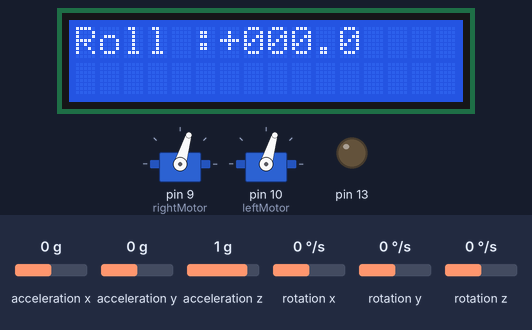
The sketch below on a simulated Arduino Uno, built with avr-gcc and run on an emulated ATmega328P. On the bench: 16×2 character LCD, 2 × servo, output pins drawn as LEDs (lit = HIGH). Wiring (inferred from the names in the program): MPU-9250 motion sensor at I2C address 0x68. The inputs (shaded band) are chosen by the test bench; at power-on: rotation y 0 °/s, acceleration x 0 g, rotation z 0 °/s, rotation x 0 °/s, acceleration y 0 g, acceleration z 1 g.

Above: at 12.4 s.
12.5 s: rotation y set to -2 °/s
At 12.77 s:
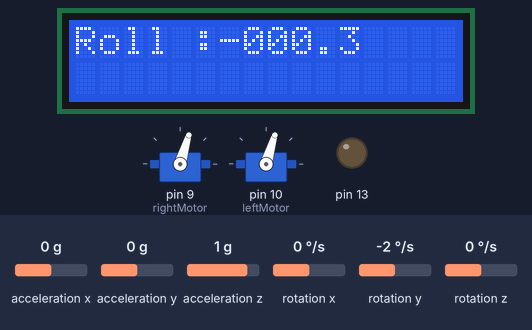
14.2 s: acceleration x set to 1.4 g
At 17.1 s:
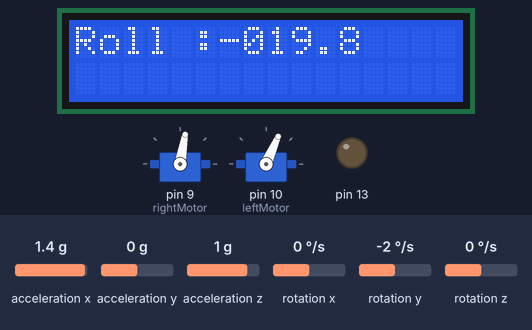
17.2 s: rotation y set to -192 °/s
At 17.7 s:
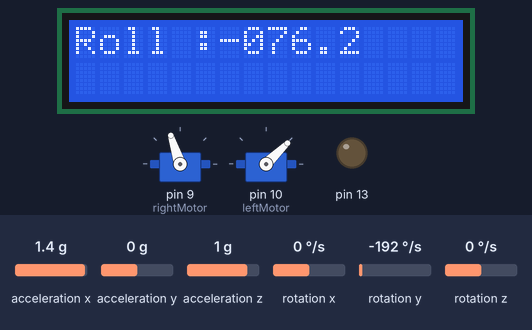
19.9 s: rotation z set to -192 °/s
At 20.1 s:
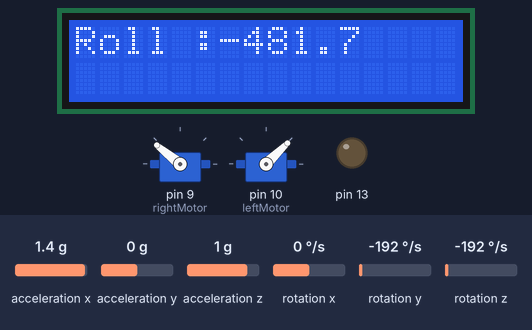
22.9 s: rotation x set to -192 °/s
At 23.11 s:
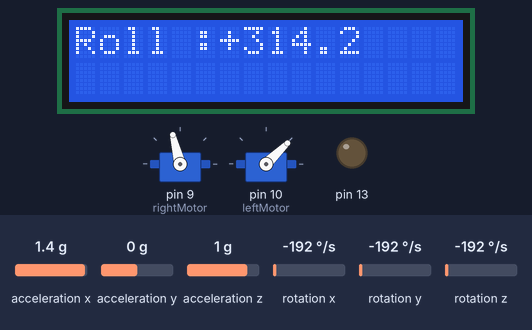
Timing chart, 0 to 29.8 s (numbered marks = the images above; inputs shaded):
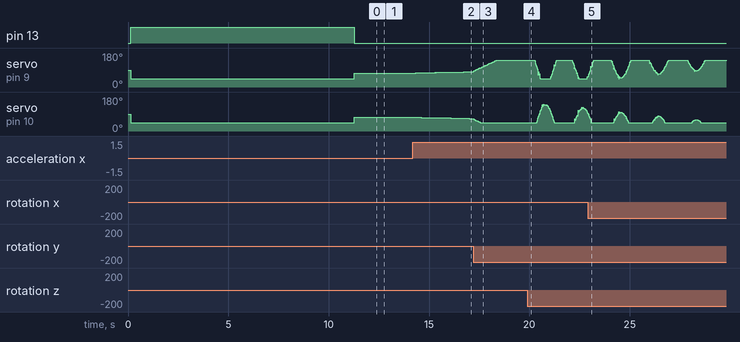

Measured:
- the behaviour switches between 0 and -1 °/s on rotation y (found by bisection; images 0 and 1)
- after the input at 12.5 s, servo on pin 9 (rightMotor): 73° → 74° after 0.31 s; servo on pin 10 (leftMotor): 73° → 72° after 1.5 s; the display: first changes after 0.09 s (image 1 shows a later state)

The sketch:

MPU-6500-PIDController.ino
```cpp
#include <LiquidCrystal.h>
#include <Wire.h>
#include <Servo.h>

LiquidCrystal lcd(12, 11, 5, 4, 3, 2);
Servo rightMotor;
Servo leftMotor;

float PIDCommand, commandLeft, commandRight, epsilon, previous_epsilon;
float PIDCommandProportionalValue = 0;
float PIDCommandIntegralValue = 0;
float PIDCommandDerivativeValue = 0;

float samplingTime, time, previousTime;

double proportionalConstant = 2.38;
double integralConstant = 0.0022;
double derivativeConstant = 0.32;

double throttle = 1300;
float reference = 0.0;

int gyroX, gyroY, gyroZ;
long accelerationXAxis, accelerationYAxis, accelerationZAxis, acc_total_vector;
int temperature;
long gyroCalibrationXAxis, gyroCalibrationYAxis, gyroCalibrationZAxis;
long loop_timer;
int lcdLoopCounter;
float angle_pitch, angle_roll;
int angle_pitch_buffer, angleRollBuffer;
boolean set_gyro_angles;
float angle_roll_acc, angle_pitch_acc;
float angle_pitch_output, angleRollOutput;

void setup() {
  Wire.begin();
  pinMode(13, OUTPUT);
  lcd.begin(16, 2);
  rightMotor.attach(9);
  leftMotor.attach(10);

  lcd.begin(16, 2);
  leftMotor.writeMicroseconds(1000);
  rightMotor.writeMicroseconds(1000);
  initializeMPU6500();
  initializeAccelerometer();
  initializeGyroscope();

  digitalWrite(13, HIGH);

  lcd.begin(16, 2);

  lcd.setCursor(0, 0);
  lcd.print(" 1 DOF BALANCE");
  lcd.setCursor(0, 1);
  lcd.print("     V1.0");

  delay(1500);
  lcd.clear();

  lcd.setCursor(0, 0);
  lcd.print("Calibrating gyro");
  lcd.setCursor(0, 1);
  for (int cal_int = 0; cal_int < 2000 ; cal_int ++) {
    if (cal_int % 125 == 0)lcd.print(".");
    read_mpu_6050_data();
    gyroCalibrationXAxis += gyroX;
    gyroCalibrationYAxis += gyroY;
    gyroCalibrationZAxis += gyroZ;
    delay(3);
  }

  gyroCalibrationXAxis /= 2000;
  gyroCalibrationYAxis /= 2000;
  gyroCalibrationZAxis /= 2000;

  lcd.clear();

  lcd.setCursor(0, 0);
  lcd.print("Roll :");

  digitalWrite(13, LOW);
  loop_timer = micros();
}

void loop() {
  previousTime = time;
  time = millis();
  samplingTime = (time - previousTime) / 1000;

  read_mpu_6050_data();

  gyroX -= gyroCalibrationXAxis;
  gyroY -= gyroCalibrationYAxis;
  gyroZ -= gyroCalibrationZAxis;

  //Gyro angle calculations
  //0.0000611 = 1 / (250Hz / 65.5)

  angle_pitch += gyroX * 0.0000611;
  angle_roll += gyroY * 0.0000611;

  //0.000001066 = 0.0000611 * (3.142(PI) / 180degr) The Arduino sin function is in radians

  angle_pitch += angle_roll * sin(gyroZ * 0.000001066);
  angle_roll -= angle_pitch * sin(gyroZ * 0.000001066);

  //Accelerometer angle calculations
  acc_total_vector = sqrt((accelerationXAxis * accelerationXAxis) + (accelerationYAxis * accelerationYAxis) + (accelerationZAxis * accelerationZAxis));
  //57.296 = 1 / (3.142 / 180) The Arduino asin function is in radians
  angle_pitch_acc = asin((float)accelerationYAxis / acc_total_vector) * 57.296;
  angle_roll_acc = asin((float)accelerationXAxis / acc_total_vector) * -57.296;


  angle_pitch_acc -= 0.0;
  angle_roll_acc -= 0.0;
  if (set_gyro_angles) {
    angle_pitch = angle_pitch * 0.9996 + angle_pitch_acc * 0.0004;
    angle_roll = angle_roll * 0.9996 + angle_roll_acc * 0.0004;
  }
  else {
    angle_pitch = angle_pitch_acc;
    angle_roll = angle_roll_acc;
    set_gyro_angles = true;
  }

  angle_pitch_output = angle_pitch_output * 0.9 + angle_pitch * 0.1;
  angleRollOutput = angleRollOutput * 0.9 + angle_roll * 0.1;
  epsilon = angleRollOutput - reference;
  PIDCommandProportionalValue = proportionalConstant * epsilon;

  if (-2.5 < epsilon < 2.5)
  {
    PIDCommandIntegralValue = PIDCommandIntegralValue + (integralConstant * epsilon);
  }

  PIDCommandDerivativeValue = derivativeConstant * ((epsilon - previous_epsilon) / samplingTime);

  PIDCommand = PIDCommandProportionalValue + PIDCommandIntegralValue + PIDCommandDerivativeValue;

  if (PIDCommand < -1000)
  {
    PIDCommand = -1000;
  }
  if (PIDCommand > 1000)
  {
    PIDCommand = 1000;
  }

  commandLeft = throttle + PIDCommand;
  commandRight = throttle - PIDCommand;


  if (commandRight < 1000)
  {
    commandRight = 1000;
  }
  if (commandRight > 2000)
  {
    commandRight = 2000;
  }

  if (commandLeft < 1000)
  {
    commandLeft = 1000;
  }
  if (commandLeft > 2000)
  {
    commandLeft = 2000;
  }

  leftMotor.writeMicroseconds(commandLeft);
  rightMotor.writeMicroseconds(commandRight);

  previous_epsilon = epsilon; //Remember to store the previous epsilon.

  write_LCD();

  while (micros() - loop_timer < 4000);
  loop_timer = micros();
}

void read_mpu_6050_data() {
  Wire.beginTransmission(0x68);
  Wire.write(0x3B);
  Wire.endTransmission();
  Wire.requestFrom(0x68, 14);
  while (Wire.available() < 14);
  accelerationXAxis = Wire.read() << 8 | Wire.read();
  accelerationYAxis = Wire.read() << 8 | Wire.read();
  accelerationZAxis = Wire.read() << 8 | Wire.read();
  temperature = Wire.read() << 8 | Wire.read();
  gyroX = Wire.read() << 8 | Wire.read();
  gyroY = Wire.read() << 8 | Wire.read();
  gyroZ = Wire.read() << 8 | Wire.read();
}

void write_LCD() {
  if (lcdLoopCounter == 7)lcdLoopCounter = 0;
  lcdLoopCounter ++;
  if (lcdLoopCounter == 1) {
    angleRollBuffer = angleRollOutput * 10;
    lcd.setCursor(6, 0);
  }
  if (lcdLoopCounter == 2) {
    if (angleRollBuffer < 0)lcd.print("-");
    else lcd.print("+");
  }
  if (lcdLoopCounter == 3)lcd.print(abs(angleRollBuffer) / 1000);
  if (lcdLoopCounter == 4)lcd.print((abs(angleRollBuffer) / 100) % 10);
  if (lcdLoopCounter == 5)lcd.print((abs(angleRollBuffer) / 10) % 10);
  if (lcdLoopCounter == 6)lcd.print(".");
  if (lcdLoopCounter == 7)lcd.print(abs(angleRollBuffer) % 10);
}

void initializeMPU6500()
{
  Wire.beginTransmission(0x68);
  Wire.write(0x6B);
  Wire.write(0x00);
  Wire.endTransmission();

}
void initializeAccelerometer()
{
  Wire.beginTransmission(0x68);
  Wire.write(0x1C);
  Wire.write(0x10);
  Wire.endTransmission();
}

void initializeGyroscope()
{
  Wire.beginTransmission(0x68);
  Wire.write(0x1B);
  Wire.write(0x08);
  Wire.endTransmission();
}
```
